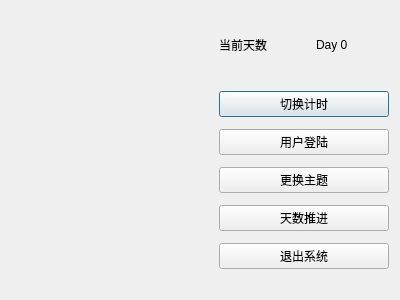
<?xml version="1.0" encoding="UTF-8"?>
<ui version="4.0">
 <class>DMain2</class>
 <widget class="QDialog" name="DMain2">
  <property name="geometry">
   <rect>
    <x>0</x>
    <y>0</y>
    <width>400</width>
    <height>300</height>
   </rect>
  </property>
  <property name="windowTitle">
   <string>图书管理系统</string>
  </property>
  <layout class="QGridLayout" name="gridLayout">
   <item row="0" column="0">
    <layout class="QHBoxLayout" name="horizontalLayout_2">
     <item>
      <layout class="QVBoxLayout" name="verticalLayout_2">
       <item>
        <spacer name="horizontalSpacer_3">
         <property name="orientation">
          <enum>Qt::Horizontal</enum>
         </property>
         <property name="sizeHint" stdset="0">
          <size>
           <width>40</width>
           <height>20</height>
          </size>
         </property>
        </spacer>
       </item>
       <item>
        <spacer name="verticalSpacer">
         <property name="orientation">
          <enum>Qt::Vertical</enum>
         </property>
         <property name="sizeHint" stdset="0">
          <size>
           <width>20</width>
           <height>40</height>
          </size>
         </property>
        </spacer>
       </item>
       <item>
        <spacer name="verticalSpacer_2">
         <property name="orientation">
          <enum>Qt::Vertical</enum>
         </property>
         <property name="sizeHint" stdset="0">
          <size>
           <width>20</width>
           <height>40</height>
          </size>
         </property>
        </spacer>
       </item>
       <item>
        <spacer name="horizontalSpacer">
         <property name="orientation">
          <enum>Qt::Horizontal</enum>
         </property>
         <property name="sizeHint" stdset="0">
          <size>
           <width>40</width>
           <height>20</height>
          </size>
         </property>
        </spacer>
       </item>
      </layout>
     </item>
     <item>
      <layout class="QVBoxLayout" name="verticalLayout">
       <property name="spacing">
        <number>12</number>
       </property>
       <item>
        <layout class="QHBoxLayout" name="horizontalLayout">
         <property name="spacing">
          <number>24</number>
         </property>
         <item>
          <widget class="QLabel" name="label">
           <property name="text">
            <string>当前天数</string>
           </property>
          </widget>
         </item>
         <item>
          <widget class="QLabel" name="label_Day">
           <property name="text">
            <string>Day 0</string>
           </property>
          </widget>
         </item>
        </layout>
       </item>
       <item>
        <widget class="QPushButton" name="pushButton">
         <property name="text">
          <string>切换计时</string>
         </property>
        </widget>
       </item>
       <item>
        <widget class="QPushButton" name="pushButton_2">
         <property name="text">
          <string>用户登陆</string>
         </property>
        </widget>
       </item>
       <item>
        <widget class="QPushButton" name="pushButton_Theme">
         <property name="text">
          <string>更换主题</string>
         </property>
        </widget>
       </item>
       <item>
        <widget class="QPushButton" name="pushButton_3">
         <property name="text">
          <string>天数推进</string>
         </property>
        </widget>
       </item>
       <item>
        <widget class="QPushButton" name="pushButton_4">
         <property name="text">
          <string>退出系统</string>
         </property>
        </widget>
       </item>
       <item>
        <spacer name="horizontalSpacer_2">
         <property name="orientation">
          <enum>Qt::Horizontal</enum>
         </property>
         <property name="sizeType">
          <enum>QSizePolicy::Minimum</enum>
         </property>
         <property name="sizeHint" stdset="0">
          <size>
           <width>170</width>
           <height>20</height>
          </size>
         </property>
        </spacer>
       </item>
      </layout>
     </item>
    </layout>
   </item>
  </layout>
 </widget>
 <resources/>
 <connections/>
</ui>
